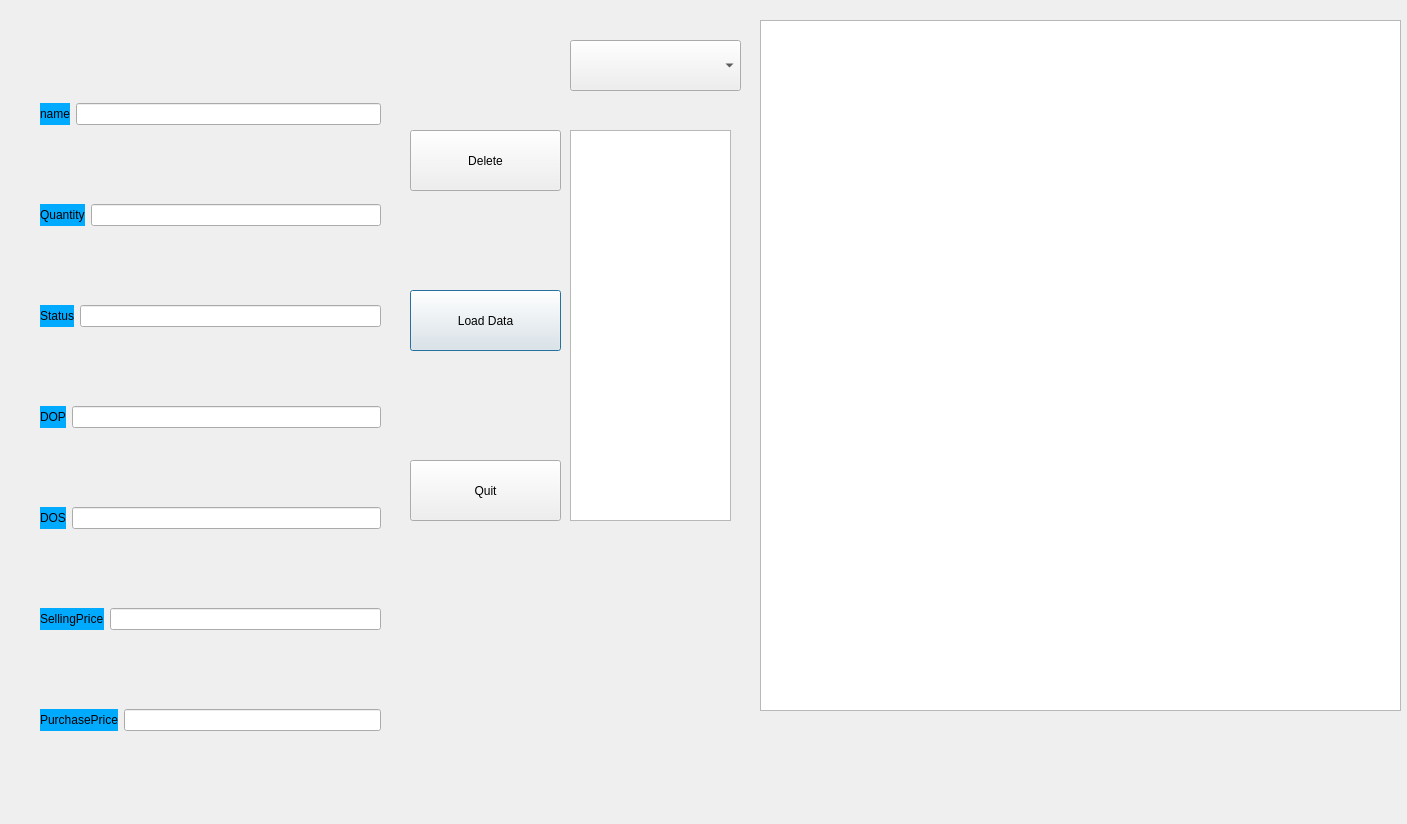
<?xml version="1.0" encoding="UTF-8"?>
<ui version="4.0">
 <class>deleteitem</class>
 <widget class="QDialog" name="deleteitem">
  <property name="geometry">
   <rect>
    <x>0</x>
    <y>0</y>
    <width>1407</width>
    <height>824</height>
   </rect>
  </property>
  <property name="windowTitle">
   <string>Dialog</string>
  </property>
  <widget class="QPushButton" name="pushButton_loadInfo">
   <property name="geometry">
    <rect>
     <x>410</x>
     <y>290</y>
     <width>151</width>
     <height>61</height>
    </rect>
   </property>
   <property name="styleSheet">
    <string notr="true">font: 75 14pt &quot;MS Shell Dlg 2&quot;;</string>
   </property>
   <property name="text">
    <string>Load Data</string>
   </property>
  </widget>
  <widget class="QListView" name="listView">
   <property name="geometry">
    <rect>
     <x>570</x>
     <y>130</y>
     <width>161</width>
     <height>391</height>
    </rect>
   </property>
   <property name="styleSheet">
    <string notr="true">font: 75 14pt &quot;MS Shell Dlg 2&quot;;
color: rgb(255, 255, 255);</string>
   </property>
  </widget>
  <widget class="QPushButton" name="pushButton_delete">
   <property name="geometry">
    <rect>
     <x>410</x>
     <y>130</y>
     <width>151</width>
     <height>61</height>
    </rect>
   </property>
   <property name="styleSheet">
    <string notr="true">font: 75 14pt &quot;MS Shell Dlg 2&quot;;</string>
   </property>
   <property name="text">
    <string>Delete</string>
   </property>
  </widget>
  <widget class="QTableView" name="tableView">
   <property name="geometry">
    <rect>
     <x>760</x>
     <y>20</y>
     <width>641</width>
     <height>691</height>
    </rect>
   </property>
   <property name="styleSheet">
    <string notr="true">font: 75 10pt &quot;MS Shell Dlg 2&quot;;</string>
   </property>
  </widget>
  <widget class="QComboBox" name="comboBox">
   <property name="geometry">
    <rect>
     <x>570</x>
     <y>40</y>
     <width>171</width>
     <height>51</height>
    </rect>
   </property>
   <property name="styleSheet">
    <string notr="true">font: 75 14pt &quot;MS Shell Dlg 2&quot;;</string>
   </property>
  </widget>
  <widget class="QPushButton" name="pushButton_quit">
   <property name="geometry">
    <rect>
     <x>410</x>
     <y>460</y>
     <width>151</width>
     <height>61</height>
    </rect>
   </property>
   <property name="styleSheet">
    <string notr="true">font: 75 14pt &quot;MS Shell Dlg 2&quot;;</string>
   </property>
   <property name="text">
    <string>Quit</string>
   </property>
  </widget>
  <widget class="QWidget" name="layoutWidget">
   <property name="geometry">
    <rect>
     <x>40</x>
     <y>30</y>
     <width>341</width>
     <height>781</height>
    </rect>
   </property>
   <layout class="QVBoxLayout" name="verticalLayout">
    <item>
     <layout class="QHBoxLayout" name="horizontalLayout">
      <item>
       <widget class="QLabel" name="label">
        <property name="styleSheet">
         <string notr="true">background-color: rgb(0, 170, 255);
font: 75 14pt &quot;MS Shell Dlg 2&quot;;
border-color: rgb(0, 170, 255);</string>
        </property>
        <property name="text">
         <string>name</string>
        </property>
       </widget>
      </item>
      <item>
       <widget class="QLineEdit" name="lineEdit_sName">
        <property name="styleSheet">
         <string notr="true">font: 75 12pt &quot;MS Shell Dlg 2&quot;;</string>
        </property>
       </widget>
      </item>
     </layout>
    </item>
    <item>
     <layout class="QHBoxLayout" name="horizontalLayout_2">
      <item>
       <widget class="QLabel" name="label_2">
        <property name="styleSheet">
         <string notr="true">background-color: rgb(0, 170, 255);
font: 75 14pt &quot;MS Shell Dlg 2&quot;;
border-color: rgb(0, 170, 255);</string>
        </property>
        <property name="text">
         <string>Quantity</string>
        </property>
       </widget>
      </item>
      <item>
       <widget class="QLineEdit" name="lineEdit_sQuantity">
        <property name="styleSheet">
         <string notr="true">font: 75 12pt &quot;MS Shell Dlg 2&quot;;</string>
        </property>
       </widget>
      </item>
     </layout>
    </item>
    <item>
     <layout class="QHBoxLayout" name="horizontalLayout_6">
      <item>
       <widget class="QLabel" name="label_5">
        <property name="styleSheet">
         <string notr="true">background-color: rgb(0, 170, 255);
font: 75 14pt &quot;MS Shell Dlg 2&quot;;
border-color: rgb(0, 170, 255);</string>
        </property>
        <property name="text">
         <string>Status</string>
        </property>
       </widget>
      </item>
      <item>
       <widget class="QLineEdit" name="lineEdit_sStatus">
        <property name="styleSheet">
         <string notr="true">font: 75 12pt &quot;MS Shell Dlg 2&quot;;</string>
        </property>
       </widget>
      </item>
     </layout>
    </item>
    <item>
     <layout class="QHBoxLayout" name="horizontalLayout_3">
      <item>
       <widget class="QLabel" name="label_3">
        <property name="styleSheet">
         <string notr="true">background-color: rgb(0, 170, 255);
font: 75 14pt &quot;MS Shell Dlg 2&quot;;
border-color: rgb(0, 170, 255);</string>
        </property>
        <property name="text">
         <string>DOP</string>
        </property>
       </widget>
      </item>
      <item>
       <widget class="QLineEdit" name="lineEdit_sDOP">
        <property name="styleSheet">
         <string notr="true">font: 75 12pt &quot;MS Shell Dlg 2&quot;;</string>
        </property>
       </widget>
      </item>
     </layout>
    </item>
    <item>
     <layout class="QHBoxLayout" name="horizontalLayout_4">
      <item>
       <widget class="QLabel" name="label_4">
        <property name="styleSheet">
         <string notr="true">background-color: rgb(0, 170, 255);
font: 75 14pt &quot;MS Shell Dlg 2&quot;;
border-color: rgb(0, 170, 255);</string>
        </property>
        <property name="text">
         <string>DOS</string>
        </property>
       </widget>
      </item>
      <item>
       <widget class="QLineEdit" name="lineEdit_sDOS">
        <property name="styleSheet">
         <string notr="true">font: 75 12pt &quot;MS Shell Dlg 2&quot;;</string>
        </property>
       </widget>
      </item>
     </layout>
    </item>
    <item>
     <layout class="QHBoxLayout" name="horizontalLayout_7">
      <item>
       <widget class="QLabel" name="label_8">
        <property name="styleSheet">
         <string notr="true">background-color: rgb(0, 170, 255);
font: 75 14pt &quot;MS Shell Dlg 2&quot;;
border-color: rgb(0, 170, 255);</string>
        </property>
        <property name="text">
         <string>SellingPrice</string>
        </property>
       </widget>
      </item>
      <item>
       <widget class="QLineEdit" name="lineEdit_sSellingPrice">
        <property name="styleSheet">
         <string notr="true">font: 75 12pt &quot;MS Shell Dlg 2&quot;;</string>
        </property>
       </widget>
      </item>
     </layout>
    </item>
    <item>
     <layout class="QHBoxLayout" name="horizontalLayout_5">
      <item>
       <widget class="QLabel" name="label_6">
        <property name="styleSheet">
         <string notr="true">background-color: rgb(0, 170, 255);
font: 75 14pt &quot;MS Shell Dlg 2&quot;;
border-color: rgb(0, 170, 255);</string>
        </property>
        <property name="text">
         <string>PurchasePrice</string>
        </property>
       </widget>
      </item>
      <item>
       <widget class="QLineEdit" name="lineEdit_sPurchasePrice">
        <property name="styleSheet">
         <string notr="true">font: 75 12pt &quot;MS Shell Dlg 2&quot;;</string>
        </property>
       </widget>
      </item>
     </layout>
    </item>
   </layout>
  </widget>
 </widget>
 <resources/>
 <connections/>
</ui>
